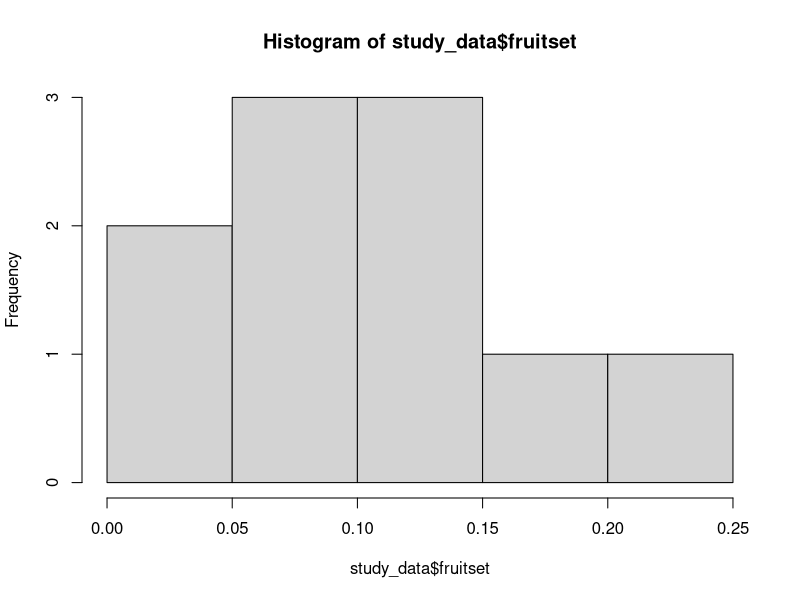
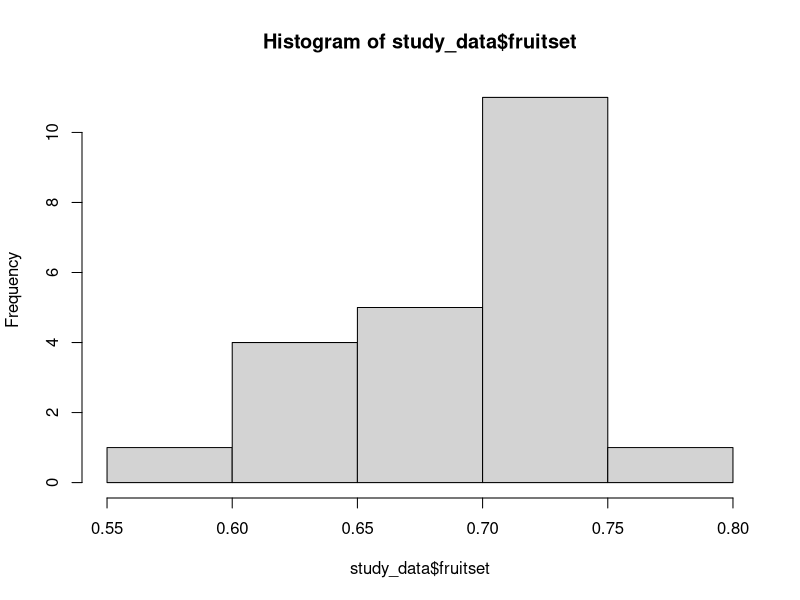
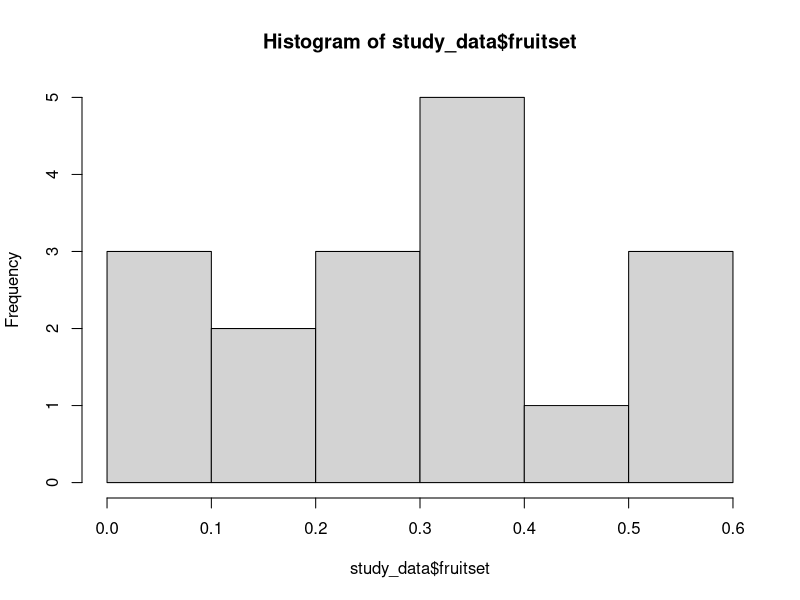
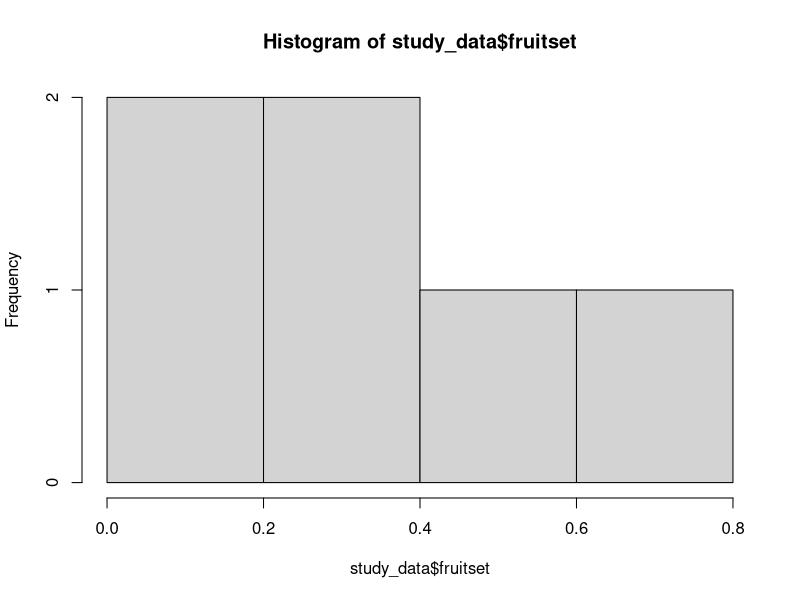
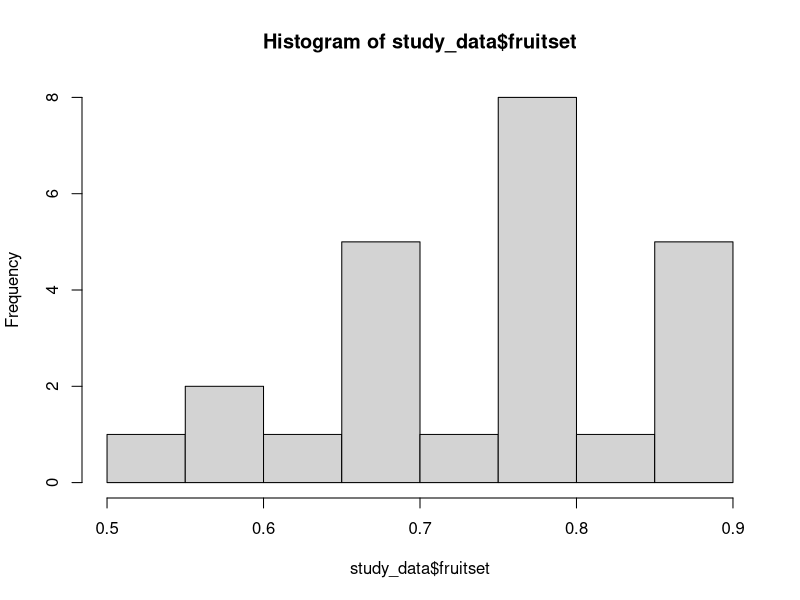
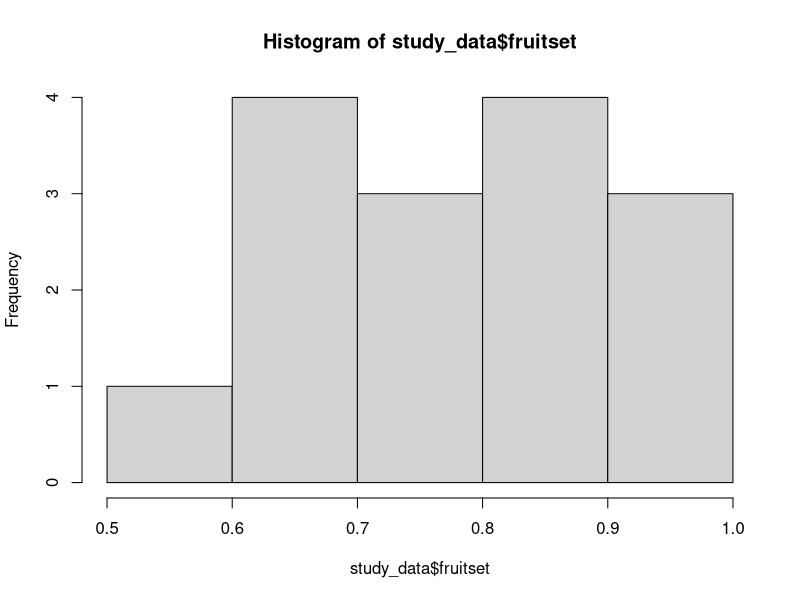
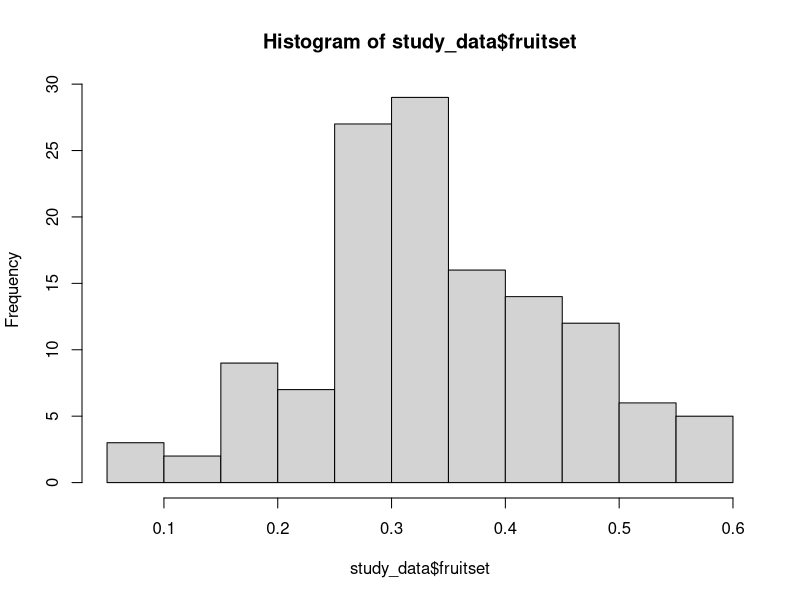
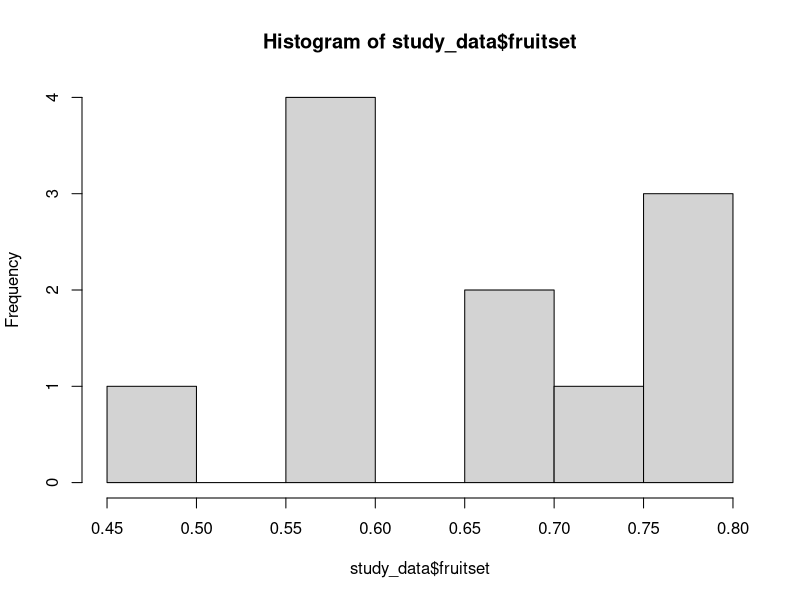

These figures' R source, in order: (Note: this script raises an error after producing the figures.)
### Two-stage meta-analysis on effects of distance from natural habitat on fruit set

# Load the libraries
library(ggplot2)
library(dplyr)
library(MASS)
library(metafor)
library(here)

# Load data
here() 
df <- read.csv("raw_data/Fulldataset_fruitset.csv", header = TRUE, stringsAsFactors = FALSE)

# Remove rows with NA in 'fruitset' or 'distance' columns
df <- df[!is.na(df$fruitset) & !is.na(df$distance), ]
nrow(df)
colnames(df)

# Get all individual study names
unique_study <- unique(df$study)
unique_study
length(unique_study) #number of studies

# Count unique locations per author and add total sum
author_location_count <- df %>%
  group_by(authors) %>%
  summarise(unique_locations = n_distinct(location)) %>%
  bind_rows(tibble(authors = "Total", unique_locations = sum(.$unique_locations)))
print(author_location_count)

range(df$distance, na.rm = TRUE)

range(df$distance, na.rm = TRUE)

# Calculate the range of distance values for each study
distance_range_by_study <- df %>%
  group_by(study) %>%
  summarise(min_distance = min(distance, na.rm = TRUE),
            max_distance = max(distance, na.rm = TRUE),
            n_observations = n()) # Optional: count number of observations per study

# Print the results
print(distance_range_by_study)

# Calculate summary statistics for max_distance
summary_stats <- distance_range_by_study %>%
  summarise(mean_max_distance = mean(max_distance, na.rm = TRUE),
            median_max_distance = median(max_distance, na.rm = TRUE),
            min_max_distance = min(max_distance, na.rm = TRUE),
            max_max_distance = max(max_distance, na.rm = TRUE))

# Print summary statistics
print(summary_stats)

# Merge max_distance into df
df <- df %>%
  left_join(distance_range_by_study %>% dplyr::select(study, max_distance), by = "study")

# View as a sorted table for better readability
distance_range_by_study %>% arrange(min_distance, max_distance)
write.csv(distance_range_by_study,  "outputs/fruitset/Distance range by study.csv", row.names = FALSE)

########################## Estimate Effect Sizes ###########################

## Estimate effect sizes for each individual study
# Loop through each study and create a separate data frame for each
for (study in unique_study) {
  
  # Filter the df for the current study
  study_data <- df %>% filter(study == !!study)
  
  # Create a variable name dynamically based on the study name
  dataset_name <- paste0("FS_", gsub(" ", "_", study))
  hist(study_data$fruitset)
  
  # Assign the filtered data frame to a new variable in the global environment
  assign(dataset_name, study_data, envir = .GlobalEnv)
}

## Fit GLM Models ###
# Loop through each study to fit the GLM and store the results
for (study in unique_study) {
  # Construct the name of the dataset
  dataset_name <- paste0("FS_", study)
  
  # Access the dataset using get()
  data <- get(dataset_name)
  
  # Fit the GLM
  model <- glm(fruitset ~ log(distance + 1), family = binomial(link = "logit"), data = data)
  
  # Dynamically create the model name in the global environment
  model_name <- paste0("GLM_FS_", study)
  assign(model_name, model, envir = .GlobalEnv)
  
  # Optionally, print the summary of the model
  print(paste("Model stored as", model_name))
  print(summary(model))
}

# Create an empty data frame to store the results
results <- data.frame(
  Authors = character(),
  Slope = numeric(),
  StdError = numeric(),
  PValue = numeric(),
  Crop = character(),
  PollDependency = character(),
  AgrIntensity = character(),
  Sites = character(),
  Haibtat = character(),
  DistanceMeasure = character(),
  MaxDistance = numeric(),
  RoB = character(),
  stringsAsFactors = FALSE
)

# Loop through each study to extract coefficients and store them
for (study in unique_study) {
  # Construct model name
  model_name <- paste0("GLM_FS_", study)
  dataset_name <- paste0("FS_", study)
  
  # Get the model and dataset from the global environment
  model <- get(model_name)
  data <- get(dataset_name)
  
  # Extract coefficients and their statistics from the model
  coef_summary <- summary(model)$coefficients
  
  slope <- coef_summary["log(distance + 1)", "Estimate"]
  std_error <- coef_summary["log(distance + 1)", "Std. Error"]
  p_value <- coef_summary["log(distance + 1)", "Pr(>|z|)"]
  
  # Extract additional information from the dataset
  authors <- unique(data$authors)
  crop <- unique(data$crop)
  agr_intensity <- unique(data$agr_intensity)
  p_dependency <- unique(data$p_dependency)
  sites <- unique(data$sites)
  habitat <- unique(data$habitat)
  distance_measure <- unique(data$distance_measure)
  max_distance <- unique(data$max_distance)
  #RoB <- unique(data$RoB)
  
  # Append the results to the data frame
  results <- rbind(results, data.frame(
    Authors = authors,
    Slope = slope,
    StdError = std_error,
    PValue = p_value,
    Crop = crop,
    PollDependency = p_dependency,
    AgrIntensity = agr_intensity,
    Sites = sites,
    Habitat = habitat,
    DistanceMeasure = distance_measure,
    MaxDistance = max_distance
    #RoB = RoB
  ))
}

# Print the overview of the extracted results
print(results)

# Save the results to a CSV file --> For Stage 2 of the meta-analysis
write.csv(results, "outputs/fruitset/Fruitset_GLM_Model_Results.csv", row.names = FALSE)

### Plot model fit ####
# Create folder to save the plots
dir.create(here("outputs", "fruitset", "GLM fits"), recursive = TRUE, showWarnings = FALSE)

# Loop through each study to generate plots
for (study in unique_study) {
  # Construct dataset and model names
  dataset_name <- paste0("FS_", study)
  model_name <- paste0("GLM_FS_", study)
  
  # Get dataset and model
  dataset <- get(dataset_name)
  model <- get(model_name)
  
  # Create a smooth sequence of distances for prediction
  smooth_distance <- data.frame(distance = seq(min(dataset$distance), max(dataset$distance), length.out = 100))
  
  # Predict values for smooth distance sequence
  preds <- predict(model, newdata = smooth_distance, type = "response", se.fit = TRUE)
  
  # Add predictions and confidence intervals to smooth dataset
  smooth_distance <- smooth_distance %>%
    mutate(
      predicted = preds$fit,
      lower_CI = preds$fit - 1.96 * preds$se.fit,
      upper_CI = preds$fit + 1.96 * preds$se.fit
    )
  
  # Plot raw data with a **smooth** fitted line and confidence intervals
  p <- ggplot(dataset, aes(x = distance, y = fruitset)) +  # Base plot with actual data
    geom_ribbon(data = smooth_distance, aes(x = distance, ymin = lower_CI, ymax = upper_CI), 
                inherit.aes = FALSE, fill = "grey70", alpha = 0.4) +  # Confidence interval shading
    geom_line(data = smooth_distance, aes(x = distance, y = predicted), 
              inherit.aes = FALSE, color = "blue", linewidth = 1) +  # Smooth fitted line
    geom_point(size = 3, alpha = 0.6, colour = "black") + # Raw data points
    labs(x = "Distance in m", y = "Fruit set", title = paste(study, "et al.")) +
    theme_minimal(base_size = 12)  # Clean theme
  
  # Print the plots
  print(p)
  
  # Save the plots
  ggsave(filename = here("outputs", "fruitset", "GLM fits", paste0("Model_Fit_", study, ".png")), 
         plot = p, width = 8, height = 6, dpi = 300)
}

########################## Meta-Analysis ###########################

### Conduct the meta-analysis using metafor
# Load the CSV file into a dataframe
fruitset_es <- read.csv("outputs/fruitset/Fruitset_GLM_Model_Results.csv", header=TRUE, stringsAsFactors = FALSE)
fruitset_es$Variance <- fruitset_es$StdError^2

### Fit a random-effects model using the calculated effect sizes ###
res <- rma(yi = Slope, vi = StdError^2, data = fruitset_es)
res # report tau^2, tau, I^2 and H^2 and test for heterogeinity (Q test)
predict(res, digits=3)
confint(res) # Look at confidence intervals (useful to report this)

# Create the forest plot
tiff(filename = here("outputs", "fruitset", "Fruit set forest plot.tiff"), width = 9, height = 7, units = "in", res = 600)  # Open TIFF device
forest(res,
       slab = fruitset_es$Authors,                # Labels for the studies
       xlab = "Slope",                       # Label for the x-axis
       xlim = c(-15, 11),                            # Customize x-axis limits
       refline = 0,                                # Add reference line at 0
       header = "a) Fruit set",         # Header for the plot
       annotate = TRUE,                            # Add study annotations
       ilab.xpos = -0.015,                         # Adjust position of study effect size labels
       cex = 0.8)                                  # Manage overall font size
dev.off()  # Close device to save the file

##### Plot decay surve
# Define distances (log scale for consistency with Ricketts et al.)
# Get the minimum and maximum distances from the dataset
min_distance <- min(df$distance, na.rm = TRUE)
max_distance <- max(df$distance, na.rm = TRUE)

# Print the min and max distance values
print(paste("Min distance:", min_distance))
print(paste("Max distance:", max_distance))

# Create a sequence of distances for plotting (e.g., 100 points between min and max)
distance_seq <- seq(min_distance, max_distance, length.out = 100)

# Define mean fruitset at 0m
str(df)
fruitset_at_0m <- df[df$distance == 0, ] # Filter the dataset for only rows where distance = 0m
mean_fruitset_0m <- mean(fruitset_at_0m$fruitset, na.rm = TRUE)
print(mean_fruitset_0m) # Print the result
f0 <- mean_fruitset_0m  # mean from dataset = 0.42

# Define slopes from meta-analysis
mean_slope <- res$beta[1]
lower_CI <- res$ci.lb      
upper_CI <- res$ci.ub

# Create a dataframe for the mean effect and confidence intervals
df_fruitset <- data.frame(
  distance = distance_seq,
  fruitset_mean = f0 * exp(mean_slope * log(distance_seq + 1)),  # Mean effect
  fruitset_upper = f0 * exp(upper_CI * log(distance_seq + 1)),  # Upper CI
  fruitset_lower = f0 * exp(lower_CI * log(distance_seq + 1))  # Lower CI
)

# Plot using ggplot2
decaycurve <- ggplot(df_fruitset, aes(x = distance_seq)) +
  geom_ribbon(aes(ymin = fruitset_lower, ymax = fruitset_upper), fill = "lightgrey", alpha = 0.5) +  # Shaded CI region
  geom_line(aes(y = fruitset_mean), color = "blue", linewidth = 1) +  # Mean effect
  geom_line(aes(y = fruitset_upper), linetype = "dashed", color = "black") +  # Upper CI
  geom_line(aes(y = fruitset_lower), linetype = "dashed", color = "black") +  # Lower CI
  scale_x_continuous(breaks = seq(0, 5000, by = 1000), limits = c(0, 5000), expand = c(0, 0)) +  # Force x-axis to start at 0
  scale_y_continuous(breaks = seq(0, 1, by = 0.2), limits = c(0, 1), expand = c(0, 0)) +  # Force y-axis to start at 0
  labs(
    x = "Distance to nearest natural habitat (m)",
    y = "Predicted pollinator fruit set (proportion)",
    title = "b) Predicted decay curve") +
  theme_classic(base_size = 14) +  # Standard font size
  theme(
    plot.title = element_text(size = 9, face = "bold"),  # Match forest plot title
    axis.title = element_text(size = 9),  # Match axis labels
    axis.text = element_text(size = 9),  # Standardize tick labels
    plot.margin = margin(10, 20, 10, 10)  # Adjust spacing
  )
ggsave(filename = here("outputs", "fruitset", "Fruitset decay curve.png"), plot = decaycurve, width = 6, height = 5, units = "in", dpi = 300)

#### Calculate % decline at 1km from natural habitat
# Define the function for predicted fruitset
predict_fruitset <- function(distance, slope) {
  f0 * exp(slope * log(distance + 1))
}

# Calculate predicted fruitsets at 0m and 1000m
predicted_fruitset_0m <- predict_fruitset(0, mean_slope)
predicted_fruitset_1000m <- predict_fruitset(1000, mean_slope)

# Compute percentage decline
percentage_decline <- (1 - (predicted_fruitset_1000m / predicted_fruitset_0m)) * 100

# Print result
print(paste("Predicted % decline at 1km:", round(percentage_decline, 2), "%"))

########################## Additional analyses ###########################

### Moderator analysis ###
# Summarise each moderators distribution
moderators <- c("DistanceMeasure" , "PollDependency", "AgrIntensity", "Habitat") # List of moderator variables

# Use lapply to get counts for each moderator
moderator_summaries <- lapply(moderators, function(moderator) {
  fruitset_es %>%
    count(!!sym(moderator), name = "Study_Count") %>%
    arrange(desc(Study_Count))
})

names(moderator_summaries) <- moderators # Name the list elements
moderator_summaries # Print all summaries

## Meta-analysis with individual moderators
# Moderator analysis for agricultural intensity
res.modintensity <- rma(Slope, Variance, mods = ~ 0 + AgrIntensity, data=fruitset_es)
res.modintensity

# Moderator analysis for pollinator dependency
res.modpdep <- rma(Slope, Variance, mods = ~ 0 + PollDependency, data=fruitset_es)
res.modpdep

# Moderator analysis for habitat type
res.modhabitat <- rma(Slope, Variance, mods = ~ 0 + Habitat, data=fruitset_es)
res.modhabitat

########################## Sensitivity analyses ###########################

# Test for small study bias incl publication bias
metafor::funnel(res) #should be symmetric
regtest(res) # Egger's regression test. If this is not statistically significant, no evidence for small study bias
ranktest(res)

# If small study bias: account for publication bias by using weight function
# wf <- weightr::weightfunct(fruitset_es$Slope, fruitset_es$Variance, table = TRUE)
# wf

### Influential studies ###
inf <- influence(res) # Check if any individual studies were very influential
print(inf) # influential studies have an * next to them
plot(inf) # red dots for influential studies 

# Re-run meta-analysis excluding each study one by one
leave1out <- leave1out(res, digits = 3)
leave1out
write.csv(leave1out, "outputs/fruitset/Leave1out_fruitset.csv", row.names = FALSE)

# QQ-normal plots
qqnorm(res, main = "Random-Effects Model")

# Sensitivity analyses --> methods
res.moddistance <- rma(Slope, Variance, mods = ~ 0 + DistanceMeasure, data=fruitset_es)
res.moddistance

# Add categories for the maximum distance scales (small, medium, large) for sensitivty analysis
fruitset_es <- fruitset_es %>%
  mutate(DistanceCategory = case_when(
    MaxDistance < 750 ~ "small",
    MaxDistance >= 750 & MaxDistance <= 3000 ~ "medium",
    MaxDistance > 3000 ~ "large"
  ))

# Convert DistanceCategory to a factor
fruitset_es$DistanceCategory <- factor(fruitset_es$DistanceCategory, levels = c("small", "medium", "large"))

res.modmaxdistance <- rma(Slope, Variance, mods = ~ 0 + DistanceCategory, data=fruitset_es)
res.modmaxdistance

### Subgroup analysis excl studies with high RoB ###
# Filter for medium RoB studies in the fruitset dataset
# results_mediumRoB <- subset(fruitset_es, RoB == "medium")

# Calculate variance for the meta-analysis
# results_mediumRoB$Variance <- results_mediumRoB$StdError^2

# Fit random-effects model
# res_fruitset_mediumRoB <- rma(yi = Slope, vi = Variance, data = results_mediumRoB)
# print(res_fruitset_mediumRoB)

# Create a forest plot
# forest(res_fruitset_mediumRoB,
#       slab = results_mediumRoB$Authors,                # Labels for the studies
#       xlab = "Slope",                                  # Label for the x-axis
#       xlim = c(-4, 3),                                 # Customise x-axis limits
#       refline = 0,                                     # Add reference line at 0
#       header = "Fruit set subgroup; medium Risk of Bias", # Header for the plot
#       annotate = TRUE,                                 # Add study annotations
#       ilab.xpos = -0.015,                              # Adjust position of study effect size labels
#       cex = 0.8                                        # Manage overall font size
#       )
